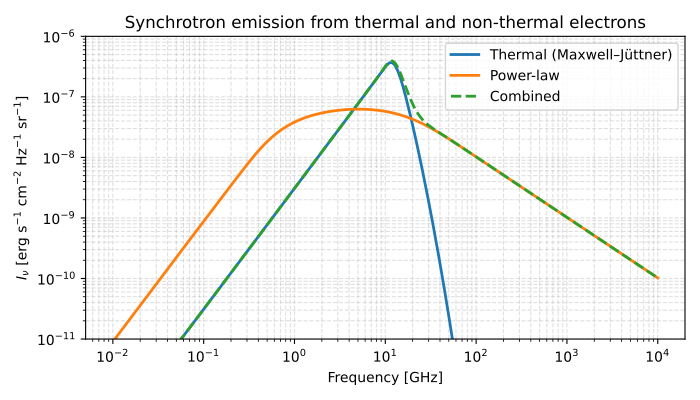

Recreate this plot in Python.
import numpy as np
import matplotlib.pyplot as plt
from astropy import units as u
from astropy import constants as const

from trilobite.radiation.synchrotron.SEDs.numerical import NumericalSynchrotronEngine
from trilobite.radiation.synchrotron.electron_distributions import (
    MaxwellJuettner,
    PowerLaw,
)

# ---------------------------------------------------------------------
# Initialize synchrotron engine
# ---------------------------------------------------------------------
engine = NumericalSynchrotronEngine()
engine.load_avg_first_kernel()

# ---------------------------------------------------------------------
# Physical parameters
# ---------------------------------------------------------------------
B = 1.0 * u.G
R = 1e17 * u.cm

epsilon_e = 0.1
epsilon_B = 0.01
delta = 0.99999   # fraction of energy in thermal component

# Thermal population
T = 1e10 * u.K
Theta = (const.k_B * T / (const.m_e * const.c**2)).decompose().value

# Power-law population
p = 3.0
gamma_min = 50.0
gamma_max = 1e10

# ---------------------------------------------------------------------
# Normalize electron distributions (equipartition closure)
# ---------------------------------------------------------------------
N_therm = MaxwellJuettner.normalize_from_magnetic_field(
    B=B, epsilon_B=epsilon_B, epsilon_E=epsilon_e * delta, Theta=Theta
)
N_pl = PowerLaw.normalize_from_magnetic_field(
    B=B, epsilon_B=epsilon_B, epsilon_E=epsilon_e * (1 - delta),
    p=p, gamma_min=gamma_min, gamma_max=gamma_max,
)

mjd = MaxwellJuettner.as_callable(norm=N_therm.value, Theta=Theta)
pl  = PowerLaw.as_callable(norm=N_pl.value, p=p,
                           gamma_min=gamma_min, gamma_max=gamma_max)

# ---------------------------------------------------------------------
# Grids
# ---------------------------------------------------------------------
gamma = np.geomspace(1, gamma_max, 200)
nu = np.geomspace(1e-2, 1e4, 200) * u.GHz

# ---------------------------------------------------------------------
# Compute synchrotron specific intensity
# ---------------------------------------------------------------------
I_mjd = engine.compute_specific_intensity(nu, R, B, mjd(gamma), gamma)
I_pl  = engine.compute_specific_intensity(nu, R, B, pl(gamma), gamma)
I_tot = engine.compute_specific_intensity(nu, R, B,
                                          mjd(gamma) + pl(gamma), gamma)

# ---------------------------------------------------------------------
# Plot
# ---------------------------------------------------------------------
fig, ax = plt.subplots(figsize=(7, 4))

ax.loglog(nu, I_mjd, label='Thermal (Maxwell–Jüttner)', lw=2)
ax.loglog(nu, I_pl,  label='Power-law', lw=2)
ax.loglog(nu, I_tot, '--', label='Combined', lw=2)

ax.set_xlabel('Frequency [GHz]')
ax.set_ylabel(r'$I_\nu$ [erg s$^{-1}$ cm$^{-2}$ Hz$^{-1}$ sr$^{-1}$]')
ax.set_title('Synchrotron emission from thermal and non-thermal electrons')

ax.legend()
ax.grid(True, which='both', ls='--', alpha=0.4)
ax.set_ylim(1e-11, 1e-6)

plt.tight_layout()
plt.show()
